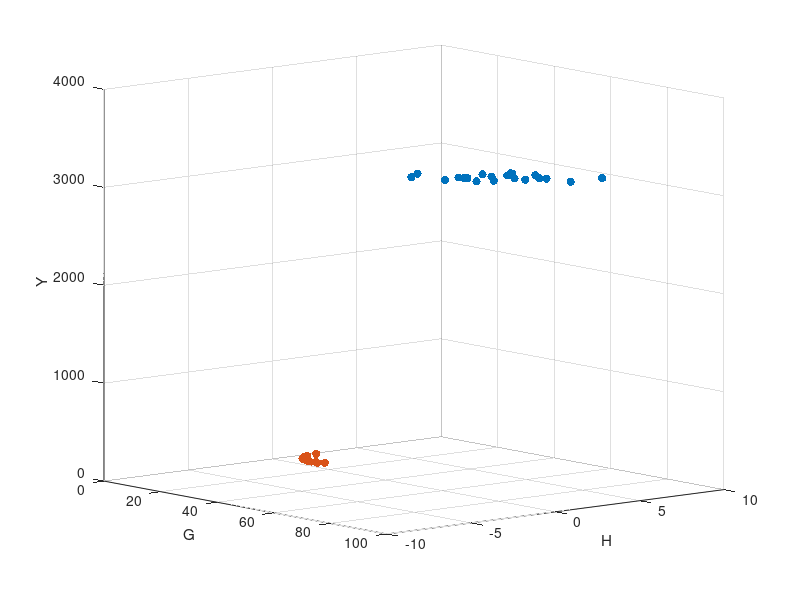

Recreate this plot in MATLAB.
G=[73;87;83;78;82;80;83;86;75;82;80;82;77;81;79;78;76;80;80;81];
H=[7.3;-6.0;-3.7;2.5;-2.2;0.7;-2.9;-6.2;5.1;-1.3;0.8;-2.4;2.9;-1.5;1.1;1.9;3.5;0.5;-0.3;-0.6];
Y=[3096;3519;3383;3261;3360;3334;3388;3481;3120;3378;3326;3365;3215;3306;3266;3229;3193;3315;3280;3335];

h2=sum(H.*H);
g2=G.*H;
g2=sum(g2.*h2);
a=sum(Y.*g2);
a;
G.*H;
%G=[73; 87; 83];
%H=[7.3 ;-6 ;-3.7];
%Y=[3096 ;3519; 3383];

X = [ones(size(G)) G H];
b = regress(Y,X)
scatter3(G,H,Y,'filled')
hold on
x1fit = min(G):100:max(G);
x2fit = min(H):10:max(H);
[X1FIT,X2FIT] = meshgrid(x1fit,x2fit); 
%YFIT = b(1) + b(2)*X1FIT + b(3)*X2FIT + b(4)*X1FIT.*X2FIT;
%mesh(X1FIT,X2FIT,YFIT)
xlabel('G')
ylabel('H')
zlabel('Y')
view(50,10)




%Part 2
y=[1.70326;1.60172 ; 1.50018; 1.39864; 1.2971; 1.19556; 1.09402; 0.9924; 0.89094; 0.7894; 0.6878; 0.58630];
Year=[1 ;2; 3; 4; 5; 6; 7; 8; 9; 10; 11; 12];
fatality=[2.419;1.732;1.361;1.108;0.996;0.952;0.904;0.792;0.701;0.890;0.799;1.084];
X2 = [ones(size(Year)) Year fatality];
c = regress(y,X2)
%Where c denotes magnitude of alpha and beta
scatter3(Year,fatality,y,'filled')